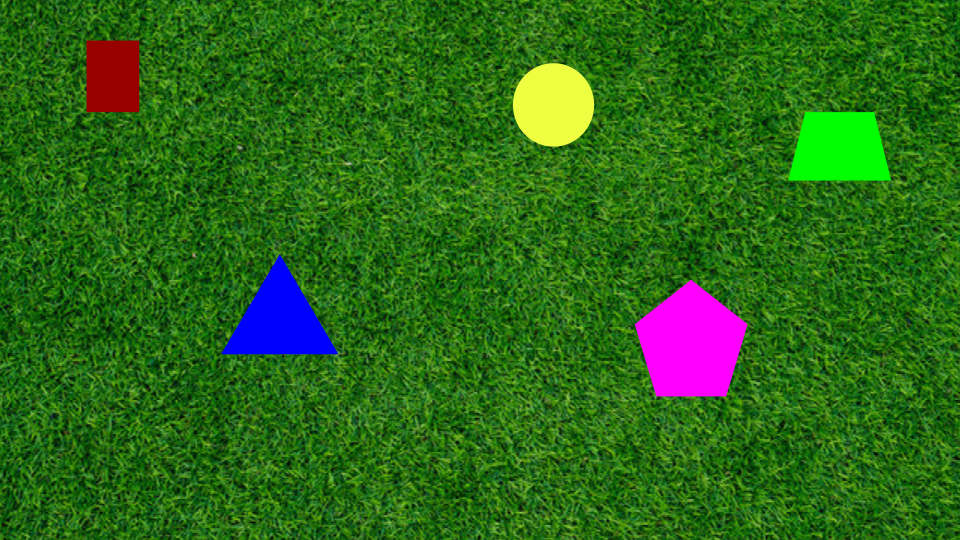
#> input picture PennAir Challenge/assets/PennAir 2024 App Static.png, 960 x 540 px
$ python -i detector.py   (imports and definitions only)
#> lines starting #> are read from the running program, lines starting #| are printed output that depends on the picture; after the words box and inside, x2 and y2 are one past the last pixel; in counts of white or black regions, pixels touching at a corner belong together
#> further down, picture is the input picture: shape (540, 960, 3); mean B, G, R 24.5, 104.6, 44
"""
Shape detection and monocular depth estimation for the PennAiR 2026 challenge.

PIPELINE
--------
    build_shape_mask()    frame  -> black/white mask, white where the shapes are
    mask_to_detections()  mask   -> list of shapes with outlines and centres
    estimate_xyz()        shapes -> 3D position of each shape, in inches
    ZPlaneTracker         keeps the depth estimate alive between video frames

`measure_constants.py` recomputes every tuned constant from a video.
"""

import math

import cv2

import numpy as np


# =============================================================================
# CONSTANTS
# =============================================================================

K = np.array([
    [2564.3186869, 0.0,           0.0],
    [0.0,          2569.70273111, 0.0],
    [0.0,          0.0,           1.0],
])

# circle radius is 10 inches
CIRCLE_RADIUS_IN = 10.0

# Pull the two focal lengths out of K.
FX = float(K[0, 0])
FY = float(K[1, 1])

# K gives (0, 0), which is not credible. None means use the image centre.
PRINCIPAL_POINT = None

# Offset between the mask boundary and the true shape edge. Uncalibrated.
RADIUS_BIAS_PX = 0.0


# =============================================================================
# CONSTANTS MEASURED
# =============================================================================

# Mask cutoff, as a fraction of the frame's median texture, so it follows the
# footage instead of being fixed.
TEXTURE_RATIO = 0.45

# Looser cutoff for hysteresis: only kept where it touches a strict-pass pixel.
TEXTURE_GROW_RATIO = 0.60

# Distance-transform slice level when splitting touching shapes. Well above the
# usual tutorial value of 0.5, which gives up on all but slight overlaps.
SEED_FRAC = 0.85

# Smallest blob accepted as a shape, as a FRACTION of the frame area. Absolute
# pixel counts do not transfer between resolutions: the same scene at 960x540
# has quarter-sized shapes, and a threshold tuned on 1080p then lands in the
# middle of the real shapes instead of below them.
MIN_AREA_FRAC = 0.0024113


# =============================================================================
# BUILD THE MASK
# =============================================================================

def build_shape_mask(frame, win=13, min_area=800, debug=None):
    """Colour photo -> black-and-white mask, white = shape.

    Shapes are smooth and the background is not, so the discriminator is local
    variance over a win x win neighbourhood.
    """
#> called with win = 13, min_area = 800

    # 1. MEASURE HOW NOISY EACH NEIGHBOURHOOD IS ------------------------------

    # float32 because we are about to square these and uint8 would overflow.
    gray = cv2.cvtColor(frame, cv2.COLOR_BGR2GRAY).astype(np.float32)

    # variance = mean of squares - square of mean, and boxFilter gives a local
    # mean in O(1) per pixel. So two box filters give variance everywhere.
    ksize = (win, win)
    mu = cv2.boxFilter(gray, -1, ksize, normalize=True, borderType=cv2.BORDER_REFLECT)
    mu2 = cv2.boxFilter(gray * gray, -1, ksize, normalize=True, borderType=cv2.BORDER_REFLECT)

    # Clamp at zero: rounding can make variance slightly negative, and sqrt of
    # a negative is NaN.
    var = np.maximum(mu2 - mu * mu, 0.0)
    texture = np.sqrt(var)
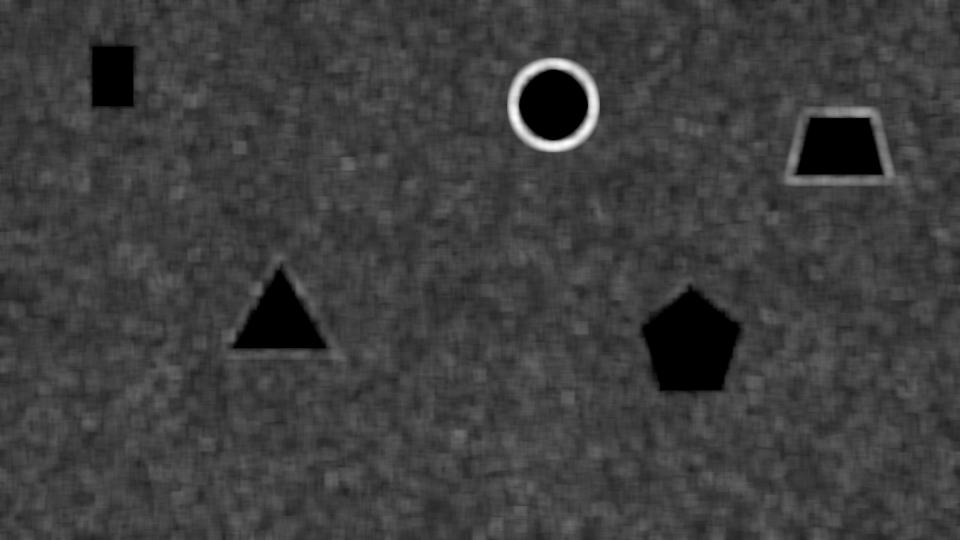
#> texture: shape (540, 960) float32; min 0, max 81.58, mean 19.9; drawn with min black and max white

    # 2. RESCALE THE TEXTURE IMAGE TO 0-255 -----------------------------------

    # Scale against a high percentile, not the max, so one glare spot cannot
    # crush everything else into the bottom few levels. Subsampled for speed.
    hi = float(np.percentile(texture[::4, ::4], 99.0))
#> hi = 32.77

    # Perfectly flat frame: nothing to find, and dividing by hi would blow up.
    if hi < 1e-3:
        return np.zeros(gray.shape, np.uint8)

    # Dark where smooth (the shapes), bright where noisy (the background).
    texture_u8 = np.clip(texture * (255.0 / hi), 0, 255).astype(np.uint8)
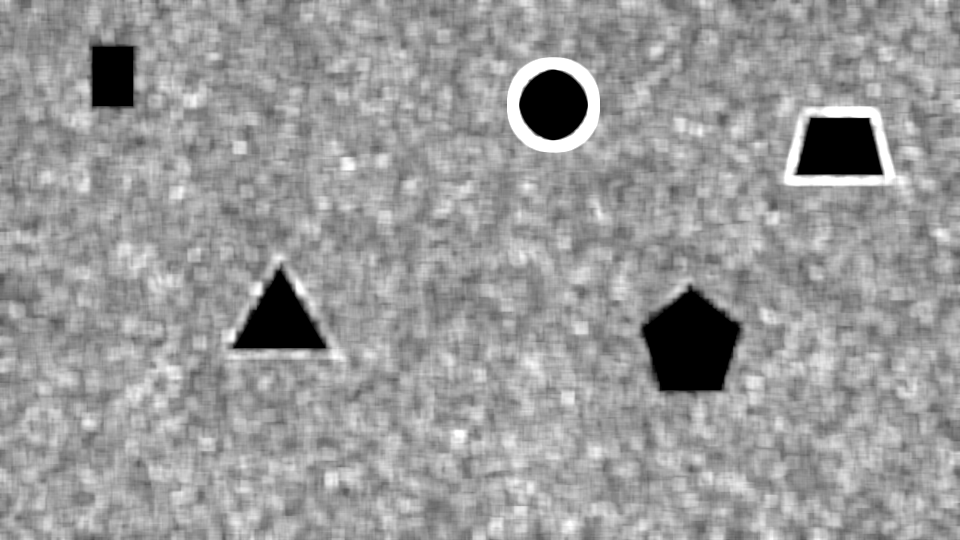
#> texture_u8: shape (540, 960); min 0, max 255, mean 153.1

    # 3. DECIDE WHICH PIXELS ARE SMOOTH ENOUGH TO BE A SHAPE ------------------

    # Not Otsu: it assumes two classes of similar size, but the shapes are a
    # small minority, so it splits the background instead and floods the mask.
    # The background dominates by area, so its median describes the background.
    median_texture = float(np.median(texture_u8))
#> median_texture = 156

    # BINARY_INV = white where BELOW the cutoff, i.e. the smooth pixels.
    _, mask = cv2.threshold(texture_u8, TEXTURE_RATIO * median_texture, 255,
                            cv2.THRESH_BINARY_INV)
#> mask: shape (540, 960); 4.1% white; 5 white regions, box (x1, y1, x2, y2) and area: (642, 286, 741, 393) 7267, (797, 118, 883, 175) 4112, (233, 268, 326, 349) 3952, (519, 70, 588, 140) 3541, (91, 45, 135, 109) 2579

    # Hysteresis, as in Canny. A shape is busiest where its own shading is
    # steepest, so shaded corners fail the strict cutoff. Keep loose-cutoff
    # regions only where they touch a strict-cutoff seed. This also drops
    # strict-mask speckle that has no substantial core.
    if TEXTURE_GROW_RATIO > TEXTURE_RATIO:
        _, loose = cv2.threshold(texture_u8, TEXTURE_GROW_RATIO * median_texture,
                                 255, cv2.THRESH_BINARY_INV)
#> loose: shape (540, 960); 4.3% white; 40 white regions (34 under 20 px), largest, box (x1, y1, x2, y2) and area: (641, 285, 742, 395) 7580, (796, 118, 883, 175) 4189, (232, 265, 327, 350) 4185, (519, 70, 588, 140) 3586, (90, 41, 136, 110) 2775, (0, 277, 4, 283) 20

        # Open the seeds first, or a single stray pixel seeds a huge region.
        seeds = cv2.morphologyEx(
            mask, cv2.MORPH_OPEN,
            cv2.getStructuringElement(cv2.MORPH_ELLIPSE, (9, 9)))
#> seeds: shape (540, 960); 4.1% white; 5 white regions, box (x1, y1, x2, y2) and area: (642, 289, 741, 393) 7226, (798, 118, 882, 175) 4084, (236, 270, 325, 349) 3907, (520, 70, 588, 140) 3538, (92, 45, 135, 108) 2548

        # Number each separate white island in `loose`; 0 is the background.
        _, labels = cv2.connectedComponents(loose)
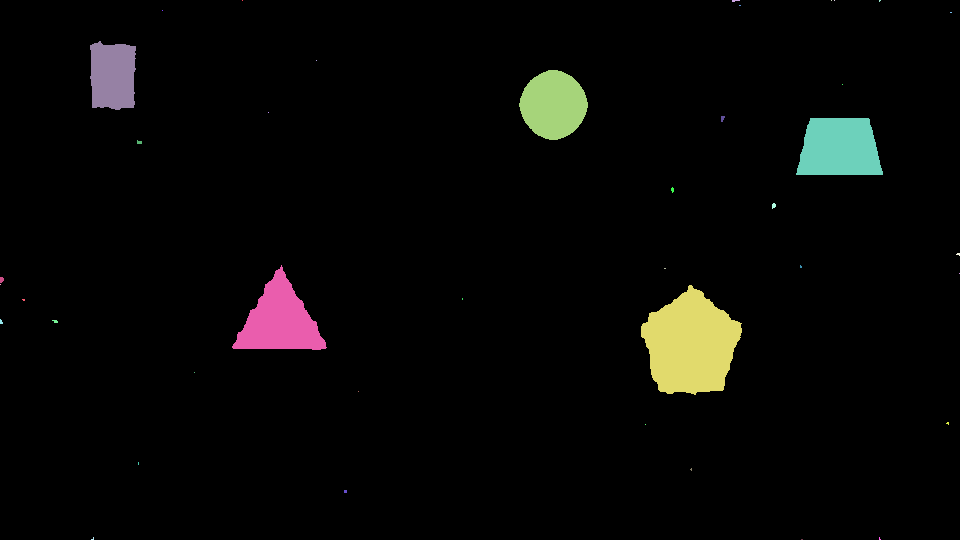
#> labels: shape (540, 960) int32; 41 distinct labels, from 0 to 40; one colour per label, 0 black

        # Keep only the islands containing at least one seed.
        keep = np.unique(labels[seeds > 0])
#> keep = [9, 11, 15, 20, 26]
        keep = keep[keep != 0]
        if keep.size:
            mask = np.isin(labels, keep).astype(np.uint8) * 255
#> mask: shape (540, 960); 4.3% white; 5 white regions, box (x1, y1, x2, y2) and area: (641, 285, 742, 395) 7580, (796, 118, 883, 175) 4189, (232, 265, 327, 350) 4185, (519, 70, 588, 140) 3586, (90, 41, 136, 110) 2775

    # Capture before the cleanup, which fills blobs solid and would hide
    # whether the threshold itself was clean.
    if debug is not None:
        debug["texture"] = texture_u8
        debug["raw_mask"] = mask.copy()

    # 4. CLEAN UP THE MASK ----------------------------------------------------

    # OPEN (erode then dilate) removes specks; CLOSE (dilate then erode) fills
    # holes. RECT for the close because it is separable and so much faster, and
    # closing leaves a convex blob's boundary where it was.
    k_open = cv2.getStructuringElement(cv2.MORPH_ELLIPSE, (9, 9))
    k_close = cv2.getStructuringElement(cv2.MORPH_RECT, (win, win))
    mask = cv2.morphologyEx(mask, cv2.MORPH_OPEN, k_open)
#> mask: shape (540, 960); 4.3% white; 5 white regions, box (x1, y1, x2, y2) and area: (641, 288, 742, 394) 7533, (797, 118, 882, 175) 4162, (235, 269, 326, 350) 4140, (519, 70, 588, 140) 3582, (90, 42, 135, 110) 2740
    mask = cv2.morphologyEx(mask, cv2.MORPH_CLOSE, k_close, iterations=2)
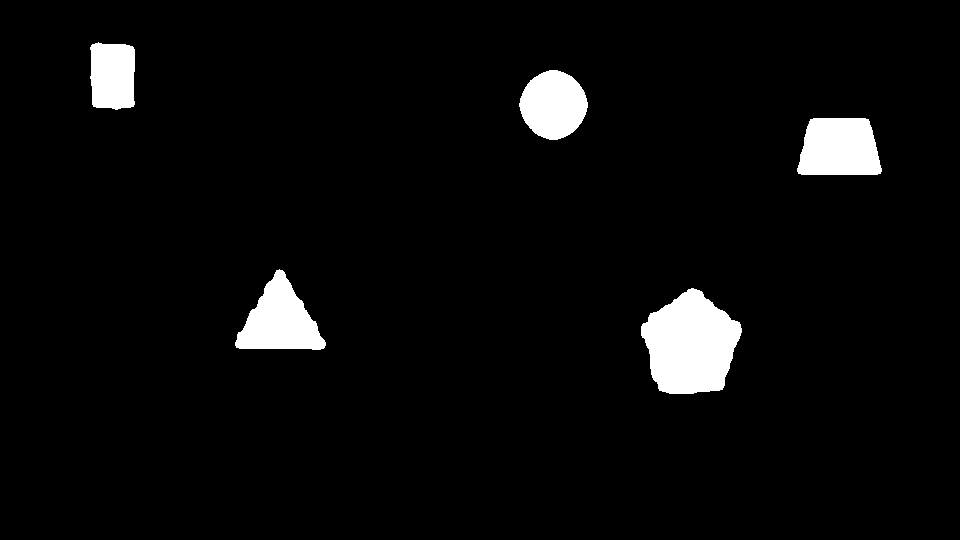
#> mask: shape (540, 960); 4.3% white; 5 white regions

    # 5. FILL EACH BLOB SOLID AND DROP THE TINY ONES --------------------------

    # RETR_EXTERNAL = outer outlines only, ignoring holes.
    contours, _ = cv2.findContours(mask, cv2.RETR_EXTERNAL, cv2.CHAIN_APPROX_SIMPLE)
#> contours = 5 contours; box (x1, y1, x2, y2) and area: (641, 288, 742, 394) 7409, (797, 118, 882, 175) 4037, (235, 269, 326, 350) 4010, (519, 70, 588, 140) 3487, (90, 42, 135, 110) 2658

    # Repainting each outline filled also removes interior holes for free.
    clean = np.zeros_like(mask)
    for c in contours:
        if cv2.contourArea(c) >= min_area:
            cv2.drawContours(clean, [c], -1, 255, thickness=cv2.FILLED)
#> this loop made 5 passes

    # 6. GIVE BACK THE BORDER THE MEASUREMENT ATE -----------------------------

    # A window on a shape's edge spans both sides and reads as noisy, so every
    # shape comes out shrunk by about win/2. ELLIPSE, not RECT: this dilate does
    # change the final outline, and a square would inflate the circle's radius.
    k_grow = cv2.getStructuringElement(cv2.MORPH_ELLIPSE, (win, win))
    clean = cv2.dilate(clean, k_grow)
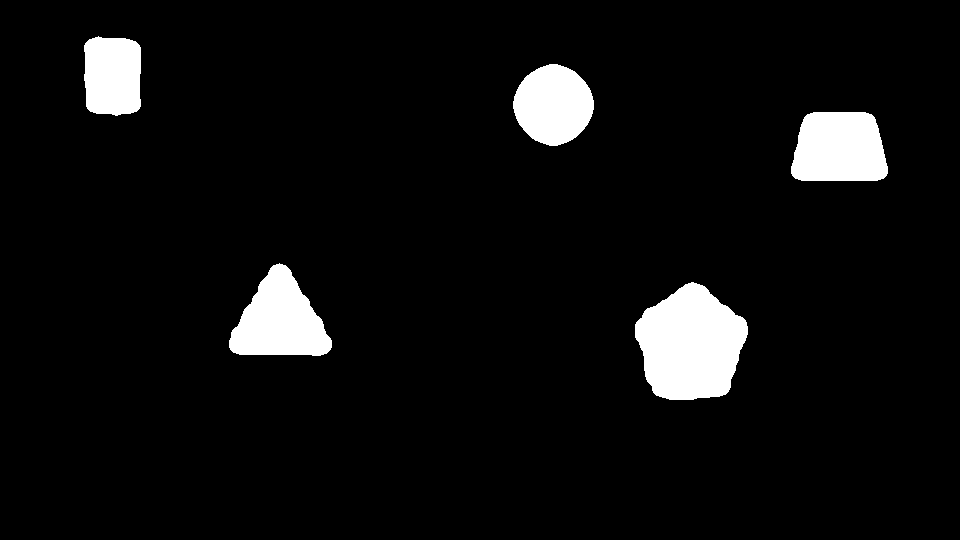
#> clean: shape (540, 960); 5.9% white; 5 white regions

    if debug is not None:
        debug["filled_mask"] = clean.copy()

    return clean


# =============================================================================
# SPLITTING TWO TOUCHING SHAPES APART
# =============================================================================

def _split_blob(contour, seed_frac=SEED_FRAC, min_piece_area=500):
    """Split one blob that is really two shapes touching.

    The distance transform (distance from each white pixel to the nearest black
    one) makes one hill per shape, with a dip at the waist between them. Slice
    above that dip to get one seed per shape, then watershed grows them back.
    """

    # Work in a small cropped canvas rather than the full frame, for speed.
    x, y, w, h = cv2.boundingRect(contour)
    pad = 5
    local = np.zeros((h + 2 * pad, w + 2 * pad), np.uint8)
    cv2.drawContours(local, [contour - [x - pad, y - pad]], -1, 255, cv2.FILLED)

    dist = cv2.distanceTransform(local, cv2.DIST_L2, 5)
    if dist.max() <= 0:
        return [contour]

    _, seeds = cv2.threshold(dist, seed_frac * dist.max(), 255, cv2.THRESH_BINARY)
    seeds = seeds.astype(np.uint8)

    # One island means one genuine shape; leave it alone.
    n_seeds, labels = cv2.connectedComponents(seeds)
    if n_seeds <= 2:
        return [contour]

    # Watershed markers: 0 = decide this, 1 = background, 2+ = known regions.
    markers = labels.astype(np.int32) + 1
    markers[local == 0] = 1
    markers[(local > 0) & (seeds == 0)] = 0
    cv2.watershed(cv2.cvtColor(local, cv2.COLOR_GRAY2BGR), markers)

    # Back to outlines in full-frame coordinates.
    pieces = []
    for k in range(2, n_seeds + 1):
        piece = np.uint8(markers == k) * 255
        found, _ = cv2.findContours(piece, cv2.RETR_EXTERNAL, cv2.CHAIN_APPROX_SIMPLE)
        for p in found:
            if cv2.contourArea(p) >= min_piece_area:
                pieces.append(p + [x - pad, y - pad])

    return pieces or [contour]


# =============================================================================
# STEP 2 OF THE PIPELINE: MASK -> LIST OF SHAPES
# =============================================================================

def mask_to_detections(mask, min_area=None, min_solidity=0.70, border_margin=3):
    """Mask -> list of dicts with contour, center, xyz, area, solidity, clipped,
    was_split. xyz stays None until estimate_xyz() fills it in.

    min_area defaults to MIN_AREA_FRAC of the frame so it works at any
    resolution; pass an explicit pixel count to override.
    """
#> called with min_solidity = 0.7, border_margin = 3

    H, W = mask.shape[:2]
#> H = 540; W = 960
    if min_area is None:
        min_area = MIN_AREA_FRAC * H * W
#> min_area = 1250
    contours, _ = cv2.findContours(mask, cv2.RETR_EXTERNAL, cv2.CHAIN_APPROX_SIMPLE)
#> contours = 5 contours; box (x1, y1, x2, y2) and area: (635, 282, 748, 400) 9512, (229, 263, 332, 356) 5805, (791, 112, 888, 181) 5685, (513, 64, 594, 146) 4856, (84, 36, 141, 116) 3998

    detections = []
    for c in contours:

        # min_area also rejects background: detection areas are bimodal, with
        # the shapes an order of magnitude larger than any leftover artifact.
        if len(c) < 3 or cv2.contourArea(c) < min_area:
            continue

        # One blob may be two shapes touching, so try to separate it first.
        parts = _split_blob(c)
        was_split = len(parts) > 1

        for p in parts:
            area = cv2.contourArea(p)
            if area < min_area:
                continue

            # Solidity = area / convex hull area. Near 1.0 for a solid convex
            # blob, low for a stringy or dumbbell-shaped one. Set loose, because
            # a hard internal colour boundary notches real shapes here. Checked
            # AFTER the split: a merged pair scores low and would be deleted
            # before it could be separated.
            hull_area = cv2.contourArea(cv2.convexHull(p))
            if hull_area <= 0:
                continue
            solidity = area / hull_area
            if solidity < min_solidity:
                continue

            # Centroid from image moments: m10/m00 is the mean x, m01/m00 the
            # mean y. Beats the bounding box centre on triangles and the like.
            M = cv2.moments(p)
            if M["m00"] == 0:
                continue
            cx = M["m10"] / M["m00"]
            cy = M["m01"] / M["m00"]

            # Running off the frame means the centroid belongs to the visible
            # part only. Flagged rather than deleted; it is still a detection.
            x, y, w, h = cv2.boundingRect(p)
            clipped = (x <= border_margin or y <= border_margin
                       or x + w >= W - border_margin or y + h >= H - border_margin)

            detections.append({
                "contour": p,
                "center": (float(cx), float(cy)),
                "xyz": None,
                "area": float(area),
                "solidity": float(solidity),
                "clipped": bool(clipped),
                "was_split": bool(was_split),
            })
#> this loop made 5 passes
#> (x in _split_blob, y in _split_blob, w in _split_blob, h in _split_blob) on passes 1 to 5: (635, 282, 113, 118), (229, 263, 103, 93), (791, 112, 97, 69), (513, 64, 81, 82), (84, 36, 57, 80)
#> pass 1, in _split_blob, `dist = cv2.distanceTransform(local, cv2.DIST_L2, 5)`:
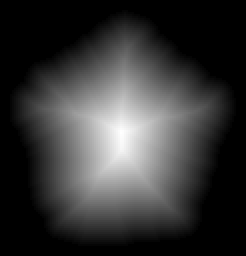
#> dist: shape (128, 123) float32 (shown 2 times larger); min 0, max 49.56, mean 10.7; drawn with min black and max white
#> pass 1, in _split_blob, `_, seeds = cv2.threshold(dist, seed_frac * dist.max(), 255, cv2.THRESH..`:
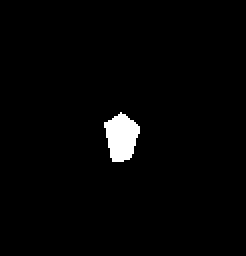
#> seeds: shape (128, 123) float32 (shown 2 times larger); 2% white; 1 white region, box (x1, y1, x2, y2) and area: (52, 56, 70, 81) 310
#> after the loop, detections = 5 items

    detections.sort(key=lambda d: d["area"], reverse=True)
    return detections


# =============================================================================
# FINDING THE CIRCLE, WHICH IS OUR ONLY REAL-WORLD RULER
# =============================================================================

# [126 lines left out: functions _circularity, _ellipse_roundness, _find_circle, estimate_xyz, not called in this run]


def detect_shapes(frame, with_depth=False):
    """Run the whole pipeline on one frame.

    Stateless: anything that must persist across frames lives in the caller's
    loop, so a still image can be tested alone and two videos cannot interfere.
    """
    mask = build_shape_mask(frame)
    detections = mask_to_detections(mask)
#> detections = 5 items
    if with_depth:
        detections = estimate_xyz(detections, frame.shape)
    return detections


# =============================================================================
# Check depth
# =============================================================================

class ZPlaneTracker:
    """Remembers the scene depth between frames. Create one per video.

    The circle is only cleanly measurable in a minority of frames, and the gaps
    are too long to reuse a stale depth while the camera moves. But all the
    shapes share one plane, so a single good measurement fixes every other
    shape's real size and any of them can then be the ruler:

        real_area = pixel_area * (Z / f)^2
        Z         = f * sqrt(real_area / pixel_area)

    Usage:
        tracker = ZPlaneTracker()
        for frame in frames:
            dets = detect_shapes(frame)
            z = tracker.update(dets)
            if z is not None:
                estimate_xyz(dets, frame.shape, z_plane=z)

    Limits: nearest-centre matching is wrong if two shapes cross, learned sizes
    inherit their measurement's error, and a frame with no clear shape is lost.
    """

    # [99 lines left out: functions __init__, _match, update, not called in this run]

>>> import cv2
>>> picture = cv2.imread('assets/PennAir 2024 App Static.png')
>>> result = detect_shapes(picture)
#> result = 5 items
